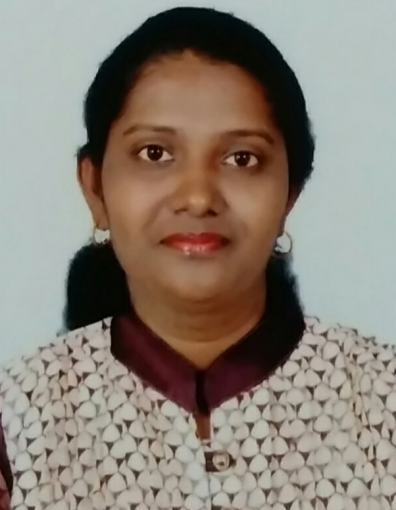
#> input picture Portfolio Website - Project/Joyce_Photo.png, 396 x 510 px, given in place of chichen itza.jpeg, which was not available
$ python 'Interactive Edge Detection & Filtering.py'   (older library calls are emulated)
#> lines starting #> are read from the running program, lines starting #| are printed output that depends on the picture
import cv2
import numpy as np
import matplotlib.pyplot as plt

def display_image(title, image):
    """Utility function to display an image."""
    plt.figure(figsize=(8, 8))
    if len(image.shape) == 2:  # Grayscale image
        plt.imshow(image, cmap='gray')
    else:  # Color image
        plt.imshow(cv2.cvtColor(image, cv2.COLOR_BGR2RGB))
    plt.title(title)
    plt.axis('off')
    plt.show()

def interactive_edge_detection(image_path):
    """Interactive activity for edge detection and filtering."""
#> called with image_path = 'chichen itza.jpeg'
    image = cv2.imread(image_path)
#> image is the input picture: shape (510, 396, 3); mean B, G, R 119.5, 130, 139.3
    if image is None:
        print("Error: Image not found!")
        return

    # Convert to grayscale
    gray_image = cv2.cvtColor(image, cv2.COLOR_BGR2GRAY)
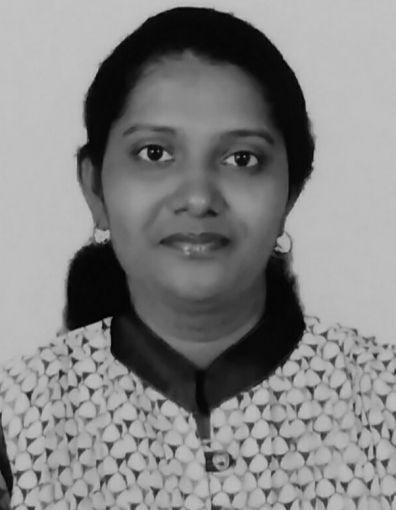
#> gray_image: shape (510, 396); min 0, max 196, mean 131.5
    display_image("Original Grayscale Image", gray_image)

    print("Select an option:")
    print("1. Sobel Edge Detection")
    print("2. Canny Edge Detection")
    print("3. Laplacian Edge Detection")
    print("4. Gaussian Smoothing")
    print("5. Median Filtering")
    print("6. Exit")

    while True:
        choice = input("Enter your choice (1-6): ")

        # Sobel Edge Detection is a popular technique in image processing and computer vision used to identify the boundaries or outlines of objects in an image

        if choice == "1":
            # Sobel Edge Detection
            sobel_x = cv2.Sobel(gray_image, cv2.CV_64F, 1, 0, ksize=3)
            sobel_y = cv2.Sobel(gray_image, cv2.CV_64F, 0, 1, ksize=3)
            combined_sobel = cv2.bitwise_or(sobel_x.astype(np.uint8), sobel_y.astype(np.uint8))
            display_image("Sobel Edge Detection", combined_sobel)

            # Canny Edge Detection identify the structural boundaries and sharp intensity changes of objects in an image while minimizing noise

        elif choice == "2":
            # Canny Edge Detection
            print("Adjust thresholds for Canny (default: 100 and 200)")
            lower_thresh = int(input("Enter Lower threshold: "))
            upper_thresh = int(input("Enter Upper threshold: "))
            edges = cv2.Canny(gray_image, lower_thresh, upper_thresh)
            display_image("Canny Edge Detection", edges)

            # Laplacian edge detection is a second-order derivative method in digital image processing that locates object boundaries by measuring rapid spatial changes in pixel intensity

        elif choice == "3":
            # Laplacian Edge Detection
            laplacian = cv2.Laplacian(gray_image, cv2.CV_64F)
            display_image("Laplacian Edge Detection", np.abs(laplacian).astype(np.uint8))

            # Gaussian smoothing (also known as a Gaussian blur) is a signal and image processing technique that blurs data by convolving it with a bell-shaped Gaussian function.

        elif choice == "4":
            # Gaussian Smoothing
            print("Adjust kernel size for Gaussian blur (must be odd, default: 5)")
            kernel_size = int(input("Enter kernel size (odd number): "))
            blurred = cv2.GaussianBlur(image, (kernel_size, kernel_size), 0)
            display_image("Gaussian Smoothed Image", blurred)

            # A median filter is a non-linear digital filtering technique used to remove noise from signals, images, and videos while keeping important features like sharp edges

        elif choice == "5":
            # Median Filtering
            print("Adjust kernel size for Median filtering (must be odd, default: 5)")
            kernel_size = int(input("Enter kernel size (odd number): "))
            median_filtered = cv2.medianBlur(image, kernel_size)
            display_image("Median Filtered Image", median_filtered)

        elif choice == "6":
            # Exit
            print("Exiting...")
            break

        else:
            print("Invalid choice. Please select a number between 1 and 6.")
#> this loop made 7 passes; the answer given on pass 1: 1
#> pass 1, in interactive_edge_detection, `sobel_x = cv2.Sobel(gray_image, cv2.CV_64F, 1, 0, ksize=3)`:
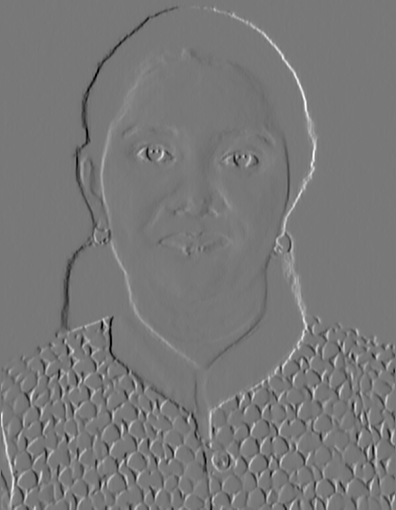
#> sobel_x: shape (510, 396) float64; min -561, max 624, mean 0.3; drawn with min black and max white
#> pass 1, in interactive_edge_detection, `sobel_y = cv2.Sobel(gray_image, cv2.CV_64F, 0, 1, ksize=3)`:
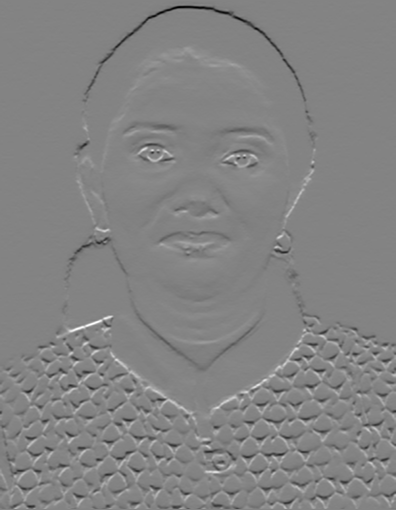
#> sobel_y: shape (510, 396) float64; min -590, max 554, mean -0.7; drawn with min black and max white
#> pass 1, in interactive_edge_detection, `combined_sobel = cv2.bitwise_or(sobel_x.astype(np.uint8), sobel_y.asty..`:
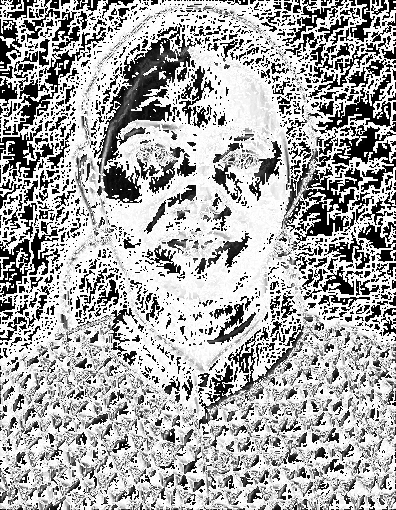
#> combined_sobel: shape (510, 396); min 0, max 255, mean 169.6

# Provide the path to an image for the activity
#> (the run stopped early here; a loop or call above may not have finished)

$ run again, on Media in HTML/rain.jpeg
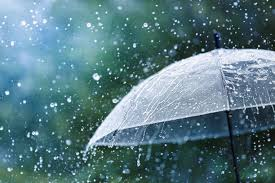
#> input picture Media in HTML/rain.jpeg, 275 x 183 px, given in place of chichen itza.jpeg, which was not available
#> in interactive_edge_detection, image is the input picture: shape (183, 275, 3); mean B, G, R 129.8, 121.4, 87.4
#> the loop in interactive_edge_detection, `while True:` made 7 passes; the answer given on pass 1: 1
#> pass 1, in interactive_edge_detection, `sobel_y = cv2.Sobel(gray_image, cv2.CV_64F, 0, 1, ksize=3)`:
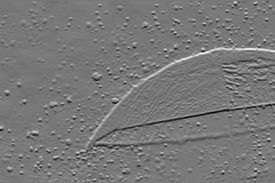
#> sobel_y: shape (183, 275) float64; min -811, max 900, mean -1.7; drawn with min black and max white
#> pass 1, in interactive_edge_detection, `combined_sobel = cv2.bitwise_or(sobel_x.astype(np.uint8), sobel_y.asty..`:
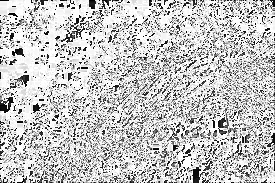
#> combined_sobel: shape (183, 275); min 0, max 255, mean 194.8
